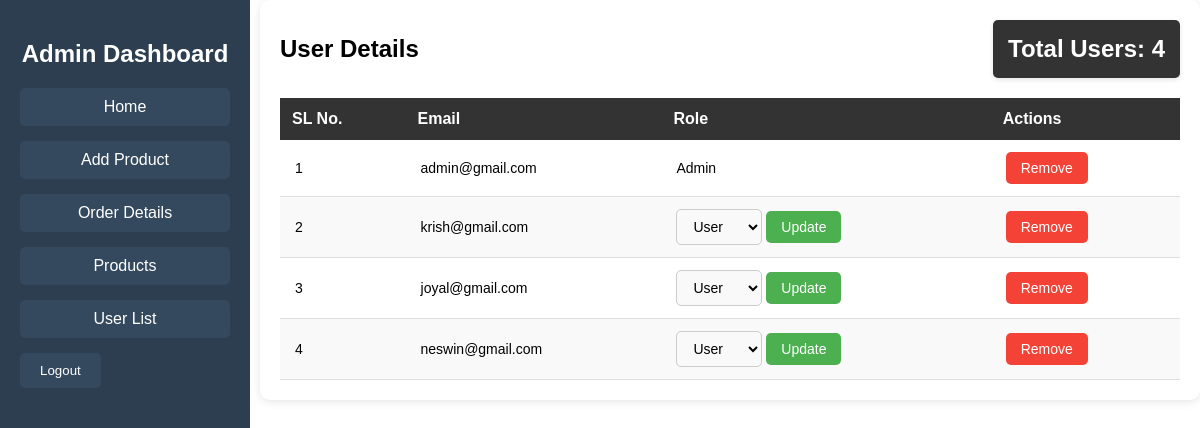
The page /admin/user_details.php (signed in) on the database its author committed.
### tables this page shows
CREATE TABLE IF NOT EXISTS `user` (
  `id` int NOT NULL AUTO_INCREMENT,
  `email` varchar(255) NOT NULL,
  `password` varchar(255) NOT NULL,
  `role` enum('admin','user') NOT NULL DEFAULT 'user',
  PRIMARY KEY (`id`),
  UNIQUE KEY `email` (`email`)
);

### admin/user_details.php (the view, shortened to what this page needs)
<?php
include '../db_connect.php';
$query = "SELECT id, email, role FROM user";
$result = $conn->query($query);
$total_users = $result->num_rows;
?>
<!DOCTYPE html>
<html lang="en">
<head>
    <link rel="stylesheet" href="admin.css">
</head>
<body>
    <div class="sidebar">
        <h2 class="sidebar-title">Admin Dashboard</h2>
        <ul class="sidebar-nav">
            <li><a href="admin_dashboard.php" class="sidebar-link">Home</a></li>
            <li><a href="add_product.php" class="sidebar-link">Add Product</a></li>
            <li><a href="order_details.php" class="sidebar-link">Order Details</a></li>
            <li><a href="products.php" class="sidebar-link">Products</a></li>
            <li><a href="user_details.php" class="sidebar-link">User List</a></li>
            <li><button class="sidebar-logout-btn" id="logoutBtn">Logout</button></li>
        </ul>
    </div>
    <div class="main-content">
        <div class="header">
            <h1 class="header-title">User Details</h1>
            <div class="total-users-card">
                <h2 class="total-users-text">Total Users: <?php echo $total_users; ?></h2>
            </div>
        </div>
        <table class="user-table">
            <thead>
                <tr>
                    <th class="table-header">SL No.</th>
                    <th class="table-header">Email</th>
                    <th class="table-header">Role</th>
                    <th class="table-header">Actions</th>
                </tr>
            </thead>
            <tbody>
                <?php if ($result->num_rows > 0): ?>
                    <?php $count = 1; ?>
                    <?php while ($row = $result->fetch_assoc()): ?>
                        <tr class="user-row">
                            <td class="table-cell"><?php echo $count++; ?></td>
                            <td class="table-cell"><?php echo $row['email']; ?></td>
                            <td class="table-cell">
                                <?php if ($row['email'] !== 'admin@gmail.com'): ?>
                                    <form action="user_details.php" method="POST" class="update-role-form">
                                        <select name="new_role" class="role-dropdown" required>
                                            <option value="user" <?php echo ($row['role'] == 'user') ? 'selected' : ''; ?>>User</option>
                                        </select>
                                        <button type="submit" class="update-role-btn">Update</button>
                                    </form>
                                <?php else: ?>
                                    <span class="role-text">Admin</span>
                                <?php endif; ?>
                            </td>
                            <td class="table-cell">
                                <form onsubmit="return confirmUserDeletion(this);" action="user_details.php" method="POST" class="delete-user-form">
                                    <button type="submit" class="remove-user-btn">Remove</button>
                                </form>
                            </td>
                        </tr>
                    <?php endwhile; ?>
                <?php else: ?>
                    <tr>
                        <td colspan="4" class="no-users">No users found.</td>
                    </tr>
                <?php endif; ?>
            </tbody>
        </table>
    </div>
</body>
</html>

### admin/admin.css (style rules this page uses)
body { display: flex; font-family: Arial, sans-serif; margin: 0; }
.sidebar { width: 250px; background-color: #343a40; padding: 20px; position: fixed; top: 0; bottom: 0; color: #fff; }
.sidebar h2 { text-align: center; margin-bottom: 30px; color: #fff; }
.sidebar ul { list-style-type: none; padding: 0; }
.sidebar ul li { margin: 10px 0; }
.sidebar ul li a, .sidebar ul li button { display: block; padding: 12px; text-align: center; text-decoration: none; color: #fff; background-color: #495057; border-radius: 8px; transition: background-color 0.3s; border: none; cursor: pointer; }
.main-content { margin-left: 270px; padding: 20px; flex-grow: 1; }
.header h1 { font-size: 24px; margin-bottom: 10px; }
.sidebar { width: 250px; height: 100vh; background-color: #2c3e50; position: fixed; top: 0; left: 0; padding: 20px; box-sizing: border-box; }
.sidebar h2 { color: #fff; text-align: center; margin-bottom: 20px; }
.sidebar ul { list-style: none; padding: 0; }
.sidebar ul li { margin-bottom: 15px; }
.sidebar ul li a, .sidebar ul li button { color: #fff; display: block; text-decoration: none; background-color: #34495e; padding: 10px 20px; border-radius: 5px; text-align: center; }
.main-content { margin-left: 260px; padding: 20px; background-color: #fff; border-radius: 10px; box-shadow: 0 2px 10px rgba(0, 0, 0, 0.1); }
.header { display: flex; justify-content: space-between; align-items: center; margin-bottom: 20px; }
.header h1 { margin: 0; font-size: 24px; }
.user-table { width: 100%; border-collapse: collapse; margin-top: 20px; font-family: 'Arial', sans-serif; }
.table-header { background-color: #333; color: white; padding: 12px; font-size: 16px; text-align: left; font-weight: bold; }
.table-cell { padding: 12px 15px; text-align: left; border-bottom: 1px solid #ddd; font-size: 14px; }
.user-row:nth-child(even) { background-color: #f9f9f9; }
.user-row:nth-child(odd) { background-color: #ffffff; }
.remove-user-btn, .update-role-btn { padding: 8px 15px; border-radius: 5px; font-size: 14px; cursor: pointer; border: none; }
.remove-user-btn { background-color: #f44336; color: white; }
.update-role-btn { background-color: #4caf50; color: white; }
.role-dropdown { padding: 8px 12px; font-size: 14px; border: 1px solid #ccc; border-radius: 5px; background-color: #f9f9f9; cursor: pointer; }
.header-title { font-size: 28px; font-weight: bold; }
.total-users-card { background-color: #333; color: white; padding: 15px; border-radius: 5px; font-weight: bold; box-shadow: 0 2px 5px rgba(0, 0, 0, 0.1); }
.total-users-text { margin: 0; }
.update-role-form { display: inline; }
.role-dropdown { padding: 8px 12px; font-size: 14px; border: 1px solid #ccc; border-radius: 5px; }
.update-role-btn { background-color: #4caf50; color: white; padding: 8px 15px; border: none; border-radius: 5px; cursor: pointer; }
.remove-user-btn { background-color: #f44336; color: white; padding: 8px 15px; border: none; border-radius: 5px; cursor: pointer; }

### rows shown on the page
user: email "admin@gmail.com", shows "Admin"
user: email "krish@gmail.com", new_role "User"
user: email "joyal@gmail.com", new_role "User"
user: email "neswin@gmail.com", new_role "User"

### other values the page prints
$total_users "4"
